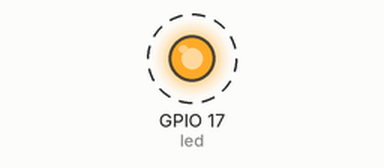
This program was run on a simulated Raspberry Pi (BCM pin numbers). On the bench: output pins drawn as LEDs (lit = HIGH). Dashed ring = blinking. The clock reads 2024-03-15 10:24:30 at power-on unless the program sets it; what the program prints to the terminal is not drawn.

Above: at 0.5 s.
Timing chart, 0 to 4.6 s (numbered marks = the images above):
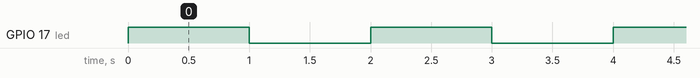

Measured:
- by itself, GPIO 17 (led): alternates HIGH for 1.0 s and LOW for 1.0 s

The program:

Ltika1.py
```python
from gpiozero import LED
from time import sleep,time

led = LED(17)
timeStart = time()

while True:
    led.on()
    sleep(1)
    led.off()
    sleep(1)
    print('time:{0:.3f}'.format( time() - timeStart))
```
